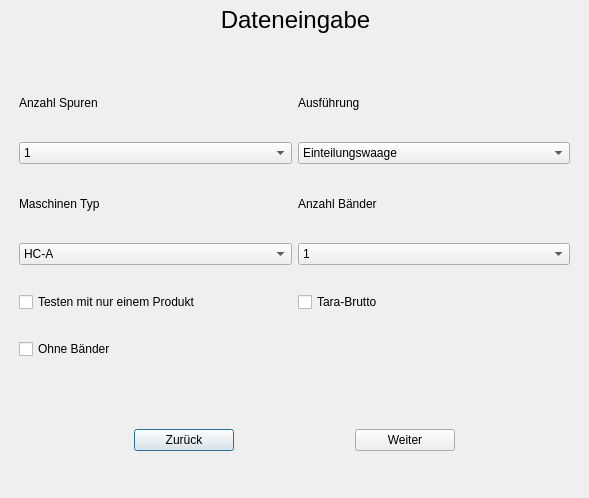
<?xml version="1.0" encoding="UTF-8"?>
<ui version="4.0">
 <class>MIDTool</class>
 <widget class="QDialog" name="MIDTool">
  <property name="geometry">
   <rect>
    <x>0</x>
    <y>0</y>
    <width>589</width>
    <height>498</height>
   </rect>
  </property>
  <property name="windowTitle">
   <string>Dialog</string>
  </property>
  <widget class="QLabel" name="label">
   <property name="geometry">
    <rect>
     <x>10</x>
     <y>-10</y>
     <width>571</width>
     <height>61</height>
    </rect>
   </property>
   <property name="text">
    <string>&lt;html&gt;&lt;head/&gt;&lt;body&gt;&lt;p align=&quot;center&quot;&gt;&lt;span style=&quot; font-size:18pt;&quot;&gt;Dateneingabe&lt;/span&gt;&lt;/p&gt;&lt;/body&gt;&lt;/html&gt;</string>
   </property>
  </widget>
  <widget class="QWidget" name="gridLayoutWidget">
   <property name="geometry">
    <rect>
     <x>19</x>
     <y>69</y>
     <width>551</width>
     <height>311</height>
    </rect>
   </property>
   <layout class="QGridLayout" name="gridLayout">
    <item row="5" column="1">
     <widget class="QCheckBox" name="TaraBrutto">
      <property name="text">
       <string>Tara-Brutto</string>
      </property>
     </widget>
    </item>
    <item row="4" column="1">
     <widget class="QComboBox" name="Baender">
      <item>
       <property name="text">
        <string>1</string>
       </property>
      </item>
      <item>
       <property name="text">
        <string>2</string>
       </property>
      </item>
     </widget>
    </item>
    <item row="6" column="0">
     <widget class="QCheckBox" name="OhneBaender">
      <property name="text">
       <string>Ohne Bänder</string>
      </property>
     </widget>
    </item>
    <item row="1" column="1">
     <widget class="QComboBox" name="Ausfuehrung">
      <item>
       <property name="text">
        <string>Einteilungswaage</string>
       </property>
      </item>
     </widget>
    </item>
    <item row="2" column="0">
     <widget class="QLabel" name="label_4">
      <property name="maximumSize">
       <size>
        <width>16777215</width>
        <height>25</height>
       </size>
      </property>
      <property name="text">
       <string>Maschinen Typ</string>
      </property>
     </widget>
    </item>
    <item row="0" column="0">
     <widget class="QLabel" name="label_2">
      <property name="maximumSize">
       <size>
        <width>16777215</width>
        <height>25</height>
       </size>
      </property>
      <property name="text">
       <string>Anzahl Spuren</string>
      </property>
     </widget>
    </item>
    <item row="2" column="1">
     <widget class="QLabel" name="label_5">
      <property name="maximumSize">
       <size>
        <width>16777215</width>
        <height>25</height>
       </size>
      </property>
      <property name="text">
       <string>Anzahl Bänder</string>
      </property>
     </widget>
    </item>
    <item row="5" column="0">
     <widget class="QCheckBox" name="EinProduktTest">
      <property name="text">
       <string>Testen mit nur einem Produkt</string>
      </property>
     </widget>
    </item>
    <item row="1" column="0">
     <widget class="QComboBox" name="Spuren">
      <item>
       <property name="text">
        <string>1</string>
       </property>
      </item>
      <item>
       <property name="text">
        <string>2</string>
       </property>
      </item>
     </widget>
    </item>
    <item row="0" column="1">
     <widget class="QLabel" name="label_3">
      <property name="maximumSize">
       <size>
        <width>16777215</width>
        <height>25</height>
       </size>
      </property>
      <property name="text">
       <string>Ausführung</string>
      </property>
     </widget>
    </item>
    <item row="4" column="0">
     <widget class="QComboBox" name="Typ">
      <item>
       <property name="text">
        <string>HC-A</string>
       </property>
      </item>
     </widget>
    </item>
   </layout>
  </widget>
  <widget class="QWidget" name="horizontalLayoutWidget">
   <property name="geometry">
    <rect>
     <x>19</x>
     <y>400</y>
     <width>551</width>
     <height>80</height>
    </rect>
   </property>
   <layout class="QHBoxLayout" name="horizontalLayout">
    <item>
     <widget class="QPushButton" name="pushButton_2">
      <property name="maximumSize">
       <size>
        <width>100</width>
        <height>16777215</height>
       </size>
      </property>
      <property name="text">
       <string>Zurück</string>
      </property>
     </widget>
    </item>
    <item>
     <widget class="QPushButton" name="pushButton">
      <property name="maximumSize">
       <size>
        <width>100</width>
        <height>16777215</height>
       </size>
      </property>
      <property name="text">
       <string>Weiter</string>
      </property>
     </widget>
    </item>
   </layout>
  </widget>
 </widget>
 <resources/>
 <connections/>
</ui>
